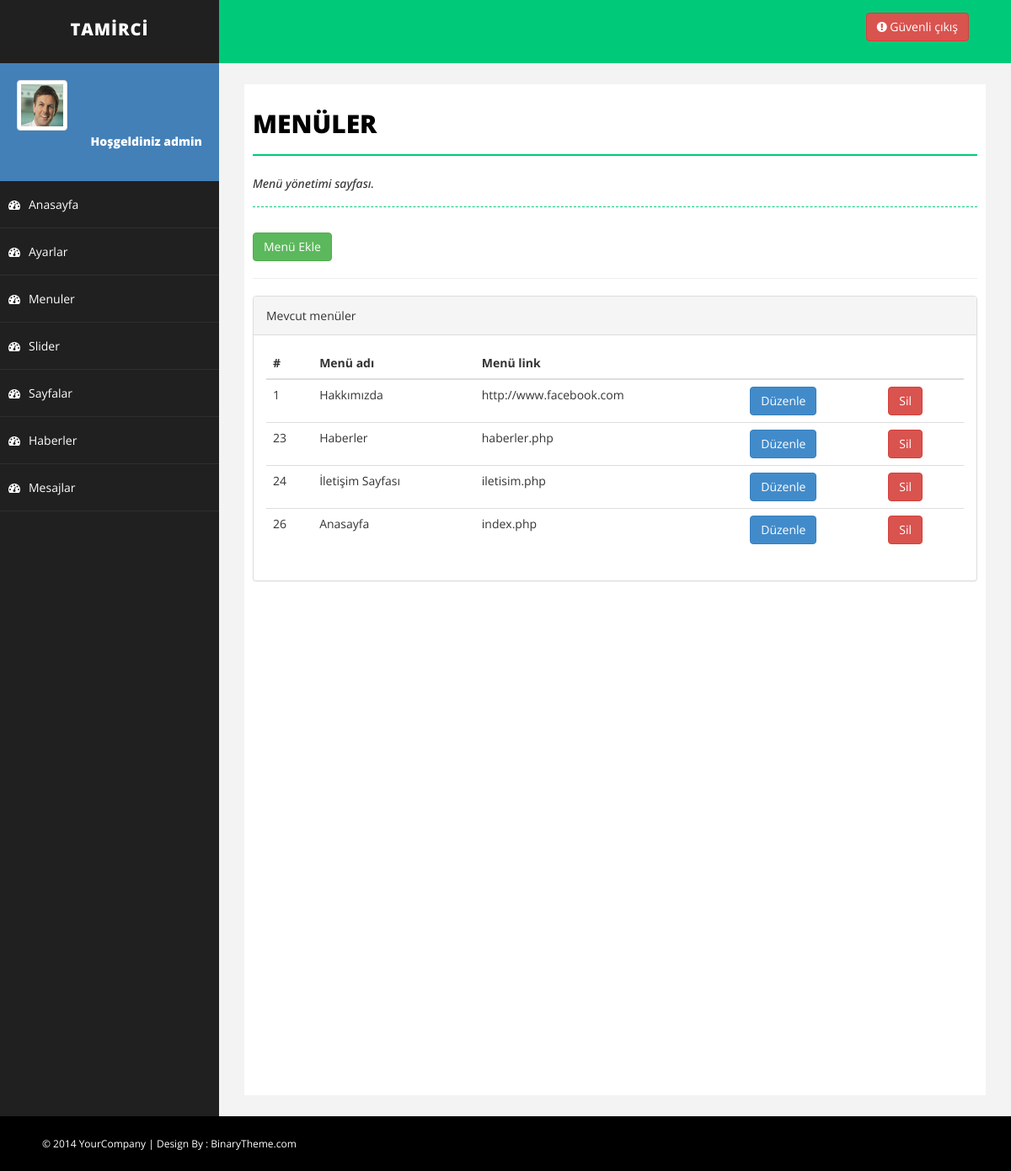
/tamirci/admin/menuler.php (signed in), run on the app's committed database.
### tables this page shows
CREATE TABLE `menuler` (
  `menu_id` int(11) NOT NULL,
  `menu_ad` varchar(50) NOT NULL,
  `menu_link` varchar(500) NOT NULL,
  `menu_ek` varchar(50) NOT NULL
);

### tamirci/admin/menuler.php (the view, shortened to what this page needs)
<?php
include 'header.php';
include 'sidebar.php';
$sunucu = "localhost";
$database = "tamirci";
$username = "root";
$password = "";
$menuSorgu =  mysqli_query(mysqli_connect($sunucu, $username, $password, $database), "select * from menuler");
?>
<div id="page-wrapper">
    <div id="page-inner">
        <div class="row">
            <div class="col-md-12">
                <h1 class="page-head-line">MENÜLER</h1>
                <h1 class="page-subhead-line">Menü yönetimi sayfası. </h1>
            </div>
            <div class="col-md-12">
                <a href="menu-ekle.php"> <button class="btn btn-success">Menü Ekle</button></a>
                <hr>
            </div>
            <div class="col-md-12">
                <div class="panel panel-default">
                    <div class="panel-heading">
                        Mevcut menüler
                    </div>
                    <div class="panel-body">
                        <div class="table-responsive">
                            <table class="table table-hover">
                                <thead>
                                    <tr>
                                        <th>#</th>
                                        <th>Menü adı</th>
                                        <th>Menü link</th>
                                        <th></th>
                                        <th></th>
                                    </tr>
                                </thead>
                                <tbody>
                                    <?php while ($menuCek = mysqli_fetch_assoc($menuSorgu)) { ?>
                                        <tr>
                                            <td><?php echo $menuCek['menu_id'] ?></td>
                                            <td><?php echo $menuCek['menu_ad'] ?></td>
                                            <td><?php echo $menuCek['menu_link'] ?></td>
                                            <th> <a href="menu-duzenle.php?menu_id=<?php echo $menuCek['menu_id']; ?>"> <input class="btn btn-primary" type="submit" name="menu_duzenle" value="Düzenle"> </a></th>
                                            <th> <a href="islem.php?menu_id=<?php echo $menuCek['menu_id']; ?>&menusil=ok"> <input class="btn btn-danger" type="submit" name="menu_sil" value="Sil"></a></th>
                                        </tr>
                                    <?php  } ?>
                                </tbody>
                            </table>
                        </div>
                    </div>
                </div>
            </div>
        </div>
    </div>
</div>
</div>
<?php
include 'footer.php';
?>

### tamirci/admin/assets/css/basic.css (style rules this page uses)
body { font-family: 'Open Sans', sans-serif; line-height:25px; }
#page-wrapper { padding: 15px 15px; min-height: 600px; background: #F3F3F3; }
#page-inner { width: 100%; margin: 10px 20px 10px 0px; background-color: #fff!important; padding: 10px; min-height: 1200px; }
.page-head-line { font-size: 30px; text-transform: uppercase; color: #000; font-weight: 800; padding-bottom: 20px; border-bottom: 2px solid #00CA79; margin-bottom: 10px; }
.page-subhead-line { font-size: 14px; padding-top: 5px; padding-bottom: 20px; font-style:italic; margin-bottom:30px; border-bottom:1px dashed #00CA79; }
@media (min-width:768px) { #page-wrapper { margin: 0 0 0 260px; padding: 15px 30px; min-height: 1200px; } }

### data on the page
menuler: menu_id "1", menu_ad "Hakkımızda", menu_link "http://www.facebook.com"
menuler: menu_id "23", menu_ad "Haberler", menu_link "haberler.php"
menuler: menu_id "24", menu_ad "İletişim Sayfası", menu_link "iletisim.php"
menuler: menu_id "26", menu_ad "Anasayfa", menu_link "index.php"

### other printed values
$_SESSION['admin_kadi'] "admin"
